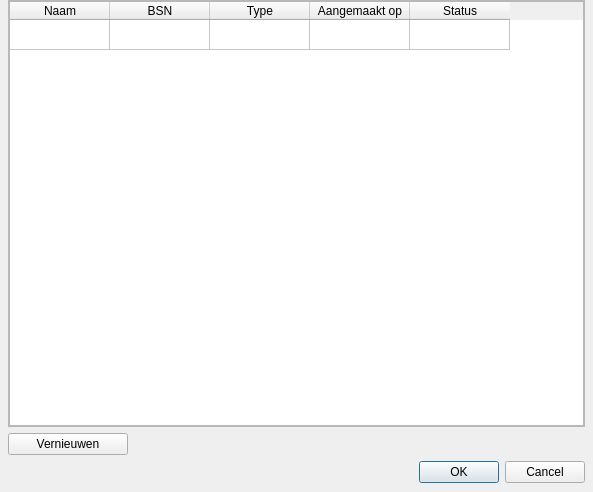
<?xml version="1.0" encoding="UTF-8"?>
<ui version="4.0">
 <class>PendingRecordsDialog</class>
 <widget class="QDialog" name="PendingRecordsDialog">
  <property name="geometry">
   <rect>
    <x>0</x>
    <y>0</y>
    <width>593</width>
    <height>492</height>
   </rect>
  </property>
  <property name="windowTitle">
   <string>MNNU-Desktop openstaande verzoeken gegevens</string>
  </property>
  <property name="windowIcon">
   <iconset resource="../resource.qrc">
    <normaloff>:/images/img/mnnu_icon.png</normaloff>:/images/img/mnnu_icon.png</iconset>
  </property>
  <layout class="QGridLayout" name="gridLayout">
   <property name="leftMargin">
    <number>8</number>
   </property>
   <property name="topMargin">
    <number>0</number>
   </property>
   <property name="rightMargin">
    <number>8</number>
   </property>
   <property name="bottomMargin">
    <number>9</number>
   </property>
   <item row="1" column="0">
    <widget class="QPushButton" name="refreshBtn">
     <property name="maximumSize">
      <size>
       <width>120</width>
       <height>16777215</height>
      </size>
     </property>
     <property name="baseSize">
      <size>
       <width>0</width>
       <height>24</height>
      </size>
     </property>
     <property name="text">
      <string>Vernieuwen</string>
     </property>
     <property name="icon">
      <iconset resource="../resource.qrc">
       <normaloff>:/images/img/refresh_icon.png</normaloff>:/images/img/refresh_icon.png</iconset>
     </property>
    </widget>
   </item>
   <item row="0" column="0">
    <widget class="QScrollArea" name="scrollArea">
     <property name="widgetResizable">
      <bool>true</bool>
     </property>
     <widget class="QWidget" name="scrollAreaWidgetContents">
      <property name="geometry">
       <rect>
        <x>0</x>
        <y>0</y>
        <width>575</width>
        <height>422</height>
       </rect>
      </property>
      <layout class="QGridLayout" name="gridLayout_2">
       <property name="leftMargin">
        <number>0</number>
       </property>
       <property name="topMargin">
        <number>0</number>
       </property>
       <property name="rightMargin">
        <number>0</number>
       </property>
       <property name="bottomMargin">
        <number>0</number>
       </property>
       <property name="horizontalSpacing">
        <number>0</number>
       </property>
       <item row="0" column="0">
        <widget class="QTableWidget" name="tableWidget">
         <property name="sizePolicy">
          <sizepolicy hsizetype="Preferred" vsizetype="Preferred">
           <horstretch>0</horstretch>
           <verstretch>0</verstretch>
          </sizepolicy>
         </property>
         <property name="minimumSize">
          <size>
           <width>0</width>
           <height>0</height>
          </size>
         </property>
         <property name="autoScroll">
          <bool>true</bool>
         </property>
         <property name="editTriggers">
          <set>QAbstractItemView::NoEditTriggers</set>
         </property>
         <property name="alternatingRowColors">
          <bool>true</bool>
         </property>
         <property name="selectionMode">
          <enum>QAbstractItemView::NoSelection</enum>
         </property>
         <property name="showGrid">
          <bool>true</bool>
         </property>
         <property name="gridStyle">
          <enum>Qt::SolidLine</enum>
         </property>
         <property name="cornerButtonEnabled">
          <bool>true</bool>
         </property>
         <property name="rowCount">
          <number>1</number>
         </property>
         <attribute name="verticalHeaderVisible">
          <bool>false</bool>
         </attribute>
         <row/>
         <column>
          <property name="text">
           <string>Naam</string>
          </property>
         </column>
         <column>
          <property name="text">
           <string>BSN</string>
          </property>
         </column>
         <column>
          <property name="text">
           <string>Type</string>
          </property>
         </column>
         <column>
          <property name="text">
           <string>Aangemaakt op</string>
          </property>
         </column>
         <column>
          <property name="text">
           <string>Status</string>
          </property>
         </column>
        </widget>
       </item>
      </layout>
     </widget>
    </widget>
   </item>
   <item row="4" column="0">
    <widget class="QDialogButtonBox" name="buttonBox">
     <property name="orientation">
      <enum>Qt::Horizontal</enum>
     </property>
     <property name="standardButtons">
      <set>QDialogButtonBox::Cancel|QDialogButtonBox::Ok</set>
     </property>
    </widget>
   </item>
  </layout>
 </widget>
 <resources>
  <include location="../resource.qrc"/>
 </resources>
 <connections>
  <connection>
   <sender>buttonBox</sender>
   <signal>accepted()</signal>
   <receiver>PendingRecordsDialog</receiver>
   <slot>accept()</slot>
   <hints>
    <hint type="sourcelabel">
     <x>248</x>
     <y>254</y>
    </hint>
    <hint type="destinationlabel">
     <x>157</x>
     <y>274</y>
    </hint>
   </hints>
  </connection>
  <connection>
   <sender>buttonBox</sender>
   <signal>rejected()</signal>
   <receiver>PendingRecordsDialog</receiver>
   <slot>reject()</slot>
   <hints>
    <hint type="sourcelabel">
     <x>316</x>
     <y>260</y>
    </hint>
    <hint type="destinationlabel">
     <x>286</x>
     <y>274</y>
    </hint>
   </hints>
  </connection>
 </connections>
</ui>
